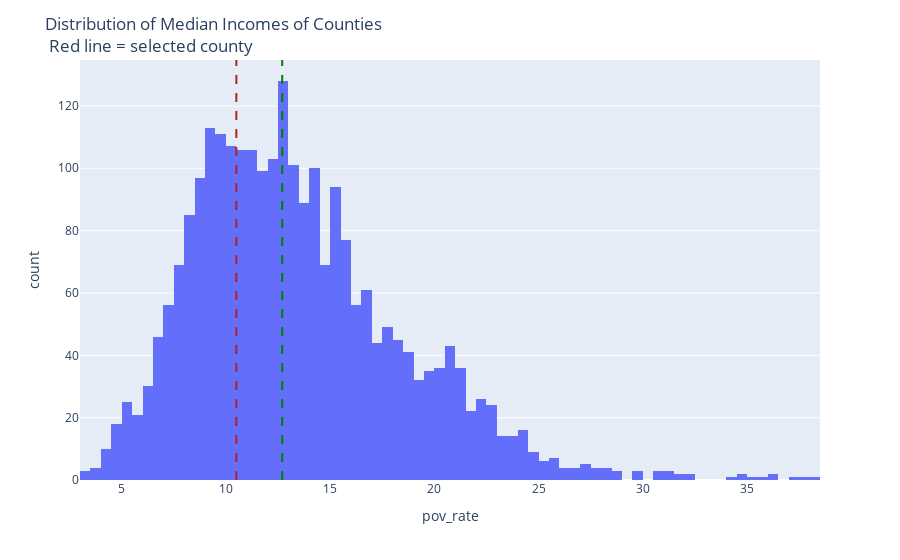

The code cell stored with this chart in its notebook:
### Code cell
fig = px.histogram(zhvi_county_inc_pop, x="pov_rate")
fig.add_vline(x=np.median(zhvi_county_inc_pop.pov_rate), line_dash = 'dash', line_color = 'green')
fig.add_vline(x=float(zhvi_county_inc_pop.loc[zhvi_county_inc_pop["FIPS"] == "30029", 'pov_rate']), line_dash = 'dash', line_color = 'firebrick')
fig.update_layout(title="Distribution of Poverty rate of counties")
fig.show()

### Figure 1 — Plotly figure (JSON) as saved in the notebook; plotly's stock layout.template omitted (floating-point values rounded to 4 significant figures; data arrays with more than 128 entries replaced by an {"elided": "..."} marker saying what was removed)
{"data": [{"alignmentgroup": "True", "bingroup": "x", "hovertemplate": "pov_rate=%{x}<br>count=%{y}<extra></extra>", "legendgroup": "", "marker": {"color": "#636efa", "pattern": {"shape": ""}}, "name": "", "offsetgroup": "", "orientation": "v", "showlegend": false, "type": "histogram", "x": {"elided": "2530 float values"}, "xaxis": "x", "yaxis": "y"}], "layout": {"barmode": "relative", "legend": {"tracegroupgap": 0}, "margin": {"t": 60}, "shapes": [{"line": {"color": "green", "dash": "dash"}, "type": "line", "x0": 12.7, "x1": 12.7, "xref": "x", "y0": 0, "y1": 1, "yref": "y domain"}, {"line": {"color": "firebrick", "dash": "dash"}, "type": "line", "x0": 10.5, "x1": 10.5, "xref": "x", "y0": 0, "y1": 1, "yref": "y domain"}], "title": {"text": "Distribution of Median Incomes of Counties <br> Red line = selected county"}, "xaxis": {"anchor": "y", "domain": [0, 1], "title": {"text": "pov_rate"}}, "yaxis": {"anchor": "x", "domain": [0, 1], "title": {"text": "count"}}}}
